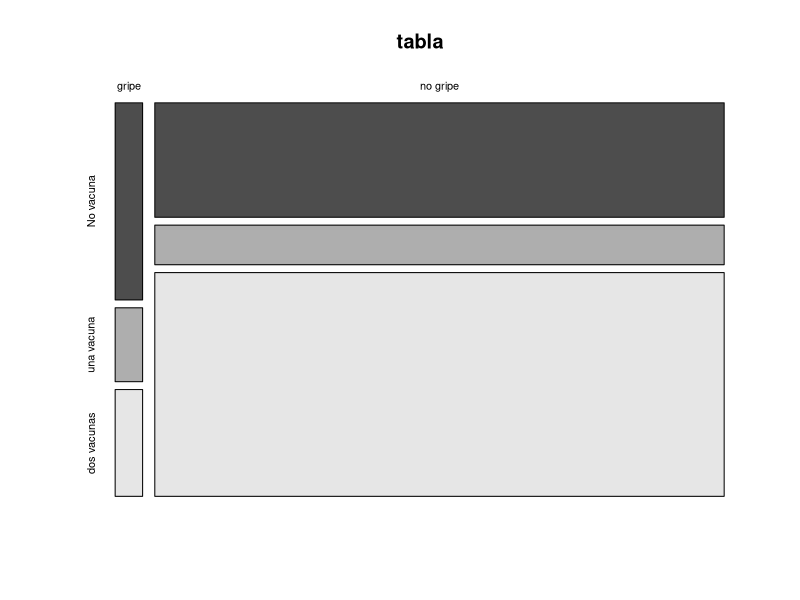
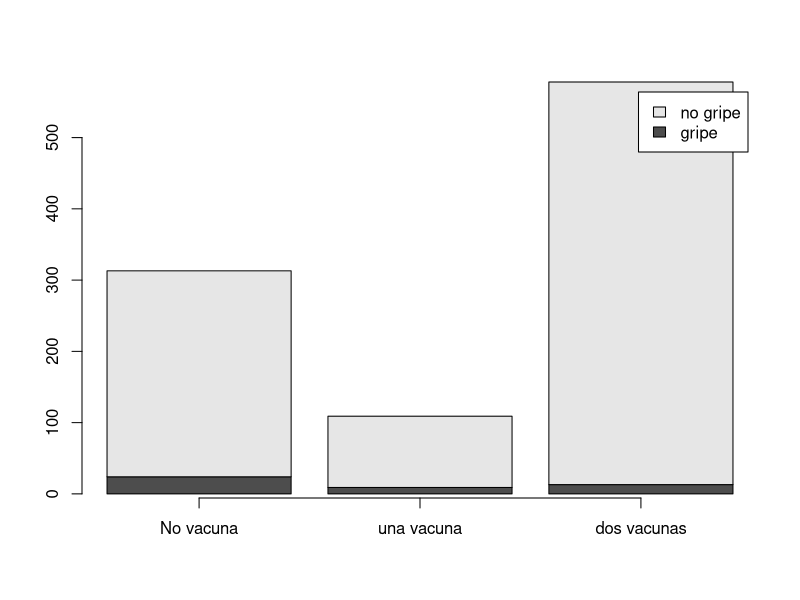
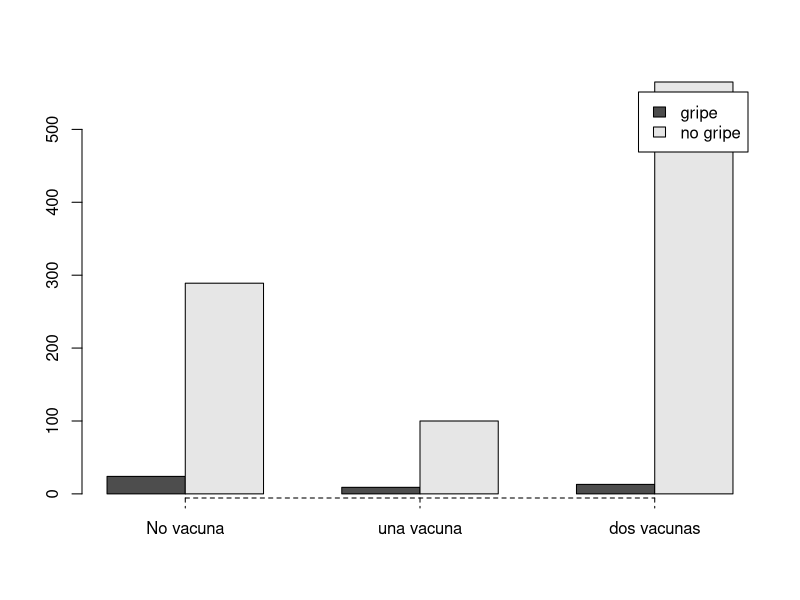
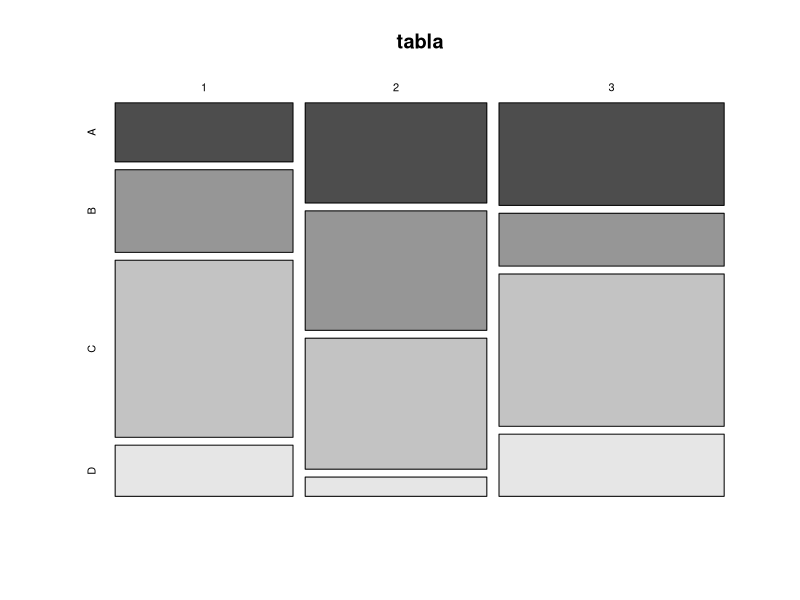
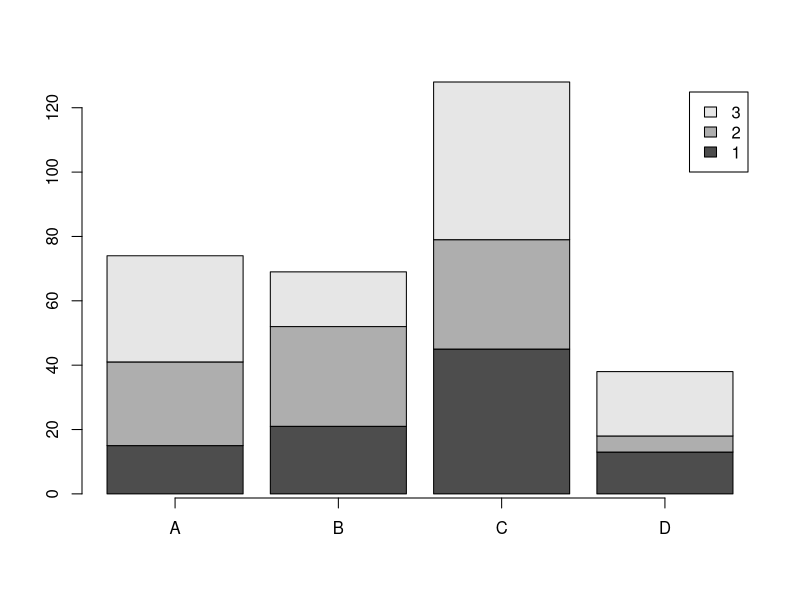
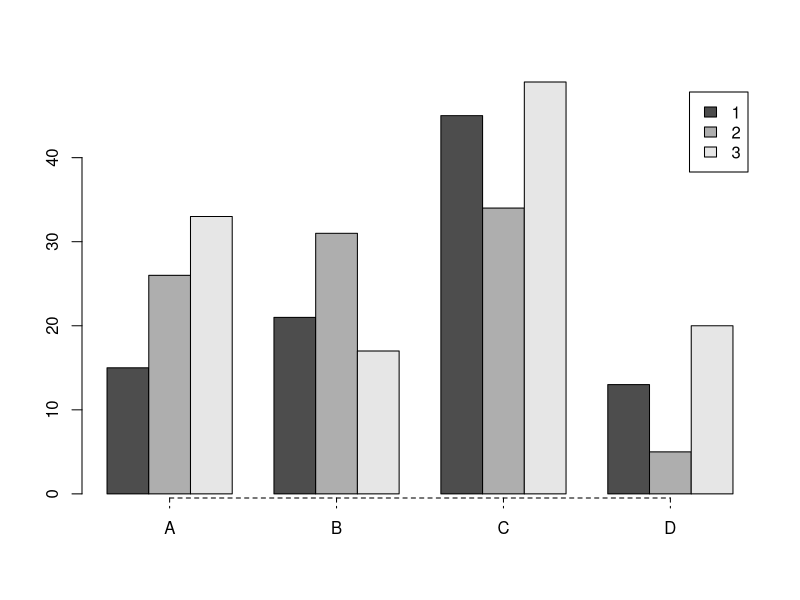
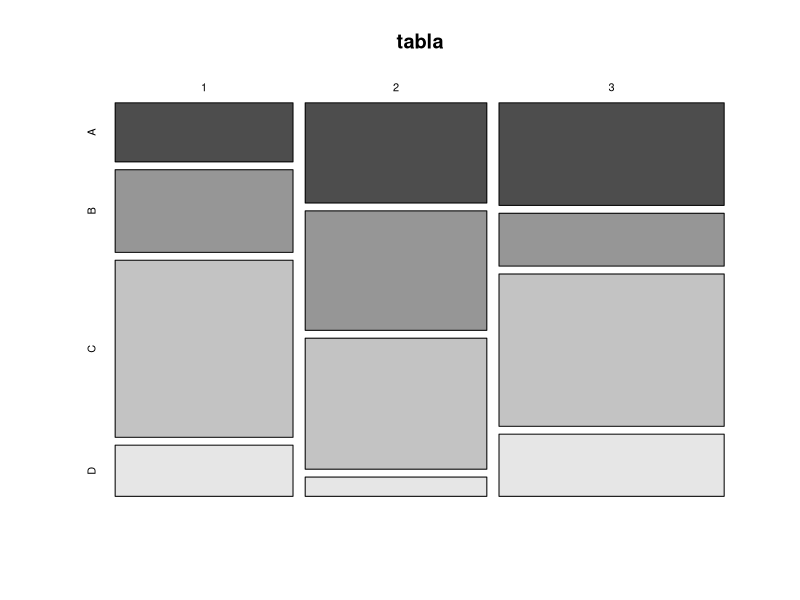
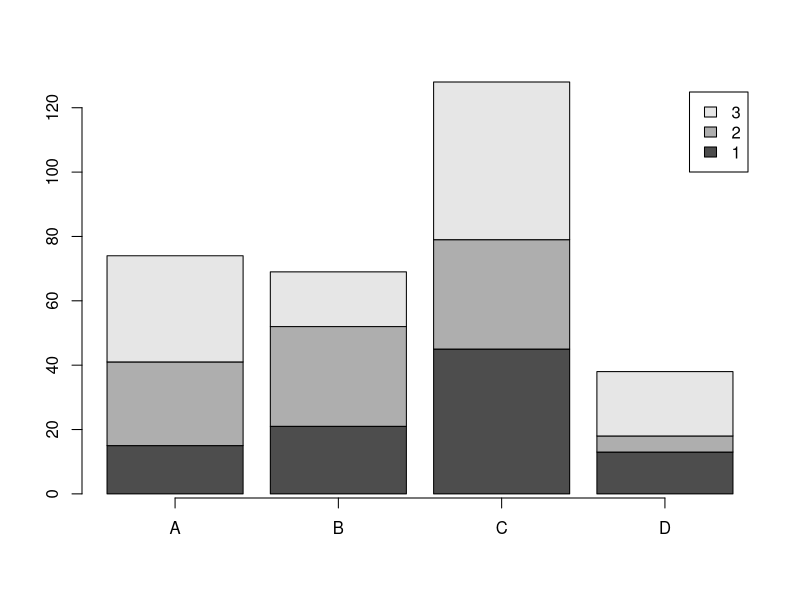

Write R code to recreate these figures, in order.
#H0 = son dependientes vs Ha= son independientes

tabla <- matrix(c(24,9,13,289,100,565),byrow=TRUE,
                nrow=2)
colnames(tabla)<- c("No vacuna","una vacuna","dos vacunas")
rownames(tabla)<- c("gripe", "no gripe")
tabla
chisq.test(tabla)

#Un grafico de mosaico despliega informacion para examinar la relacion ente dos  o más variables categoricas.
mosaicplot(tabla,color=T)
prop.table(tabla)

#El barplot describe las frecuencias de todas las observaciones de las variables categoricas.
barplot(tabla, legend = rownames(tabla),
        beside=F,axis.lty=1)

#Otra forma de presentar es ajustando las categorias en orden separado, dependiendo 
#de cual es el interes en la forma de como presentar sus resultados.
barplot(tabla, legend=rownames(tabla),
        beside=T,axis.lty=2)

#Conclusi?n: se rechaza H0, si son independientes el numero de vacunas.El hecho de que te de gripe no depende de si te vacunaste.


#Ejemplo 2

#H0 = son independientes vs Ha= son dependientes

tabla <- matrix(c(15,21,45,13,26,31,34,5,33,17,49,20),byrow=TRUE,
                nrow=3)
colnames(tabla)<- c("A","B","C","D")
rownames(tabla)<- c("1","2","3")
tabla
chisq.test(tabla)

#Un grafico de mosaico despliega informacion para examinar la relacion ente dos  o más variables categoricas.
mosaicplot(tabla,color=T)
prop.table(tabla)

#El barplot describe las frecuencias de todas las observaciones de las variables categoricas.
barplot(tabla, legend = rownames(tabla),
        beside=F,axis.lty=1)

#Otra forma de presentar es ajustando las categorias en orden separado, dependiendo 
#de cual es el interes en la forma de como presentar sus resultados.
barplot(tabla, legend=rownames(tabla),
        beside=T,axis.lty=2)

#CONCLUSION: Se rechaza H0, son dependientes.

#Ejemplo 2

#H0 = son independientes vs Ha= son dependientes

tabla <- matrix(c(15,21,45,13,26,31,34,5,33,17,49,20),byrow=TRUE,
                nrow=3)
colnames(tabla)<- c("A","B","C","D")
rownames(tabla)<- c("1","2","3")
tabla
chisq.test(tabla)

#Un grafico de mosaico despliega informacion para examinar la relacion ente dos  o más variables categoricas.
mosaicplot(tabla,color=T)
prop.table(tabla)

#El barplot describe las frecuencias de todas las observaciones de las variables categoricas.
barplot(tabla, legend = rownames(tabla),
        beside=F,axis.lty=1)

#Otra forma de presentar es ajustando las categorias en orden separado, dependiendo 
#de cual es el interes en la forma de como presentar sus resultados.
barplot(tabla, legend=rownames(tabla),
        beside=T,axis.lty=2)

#CONCLUSION: Se rechaza H0, son dependientes.